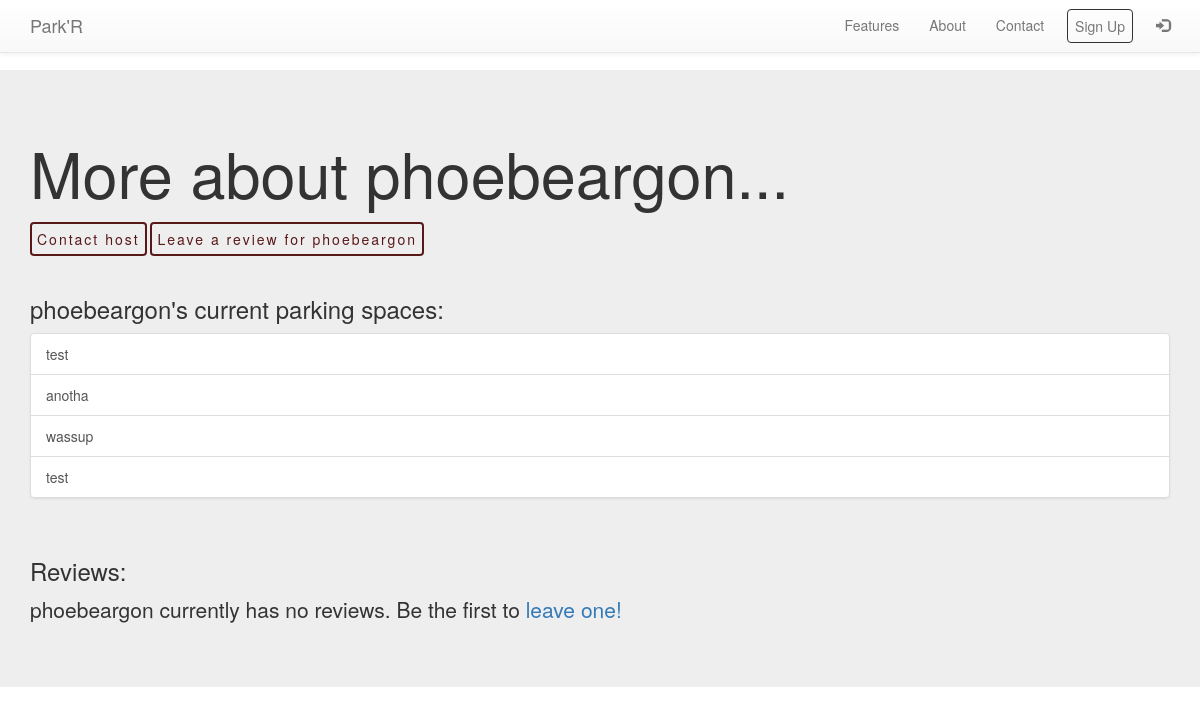
The page /account/show/1/ on the database as committed earlier.
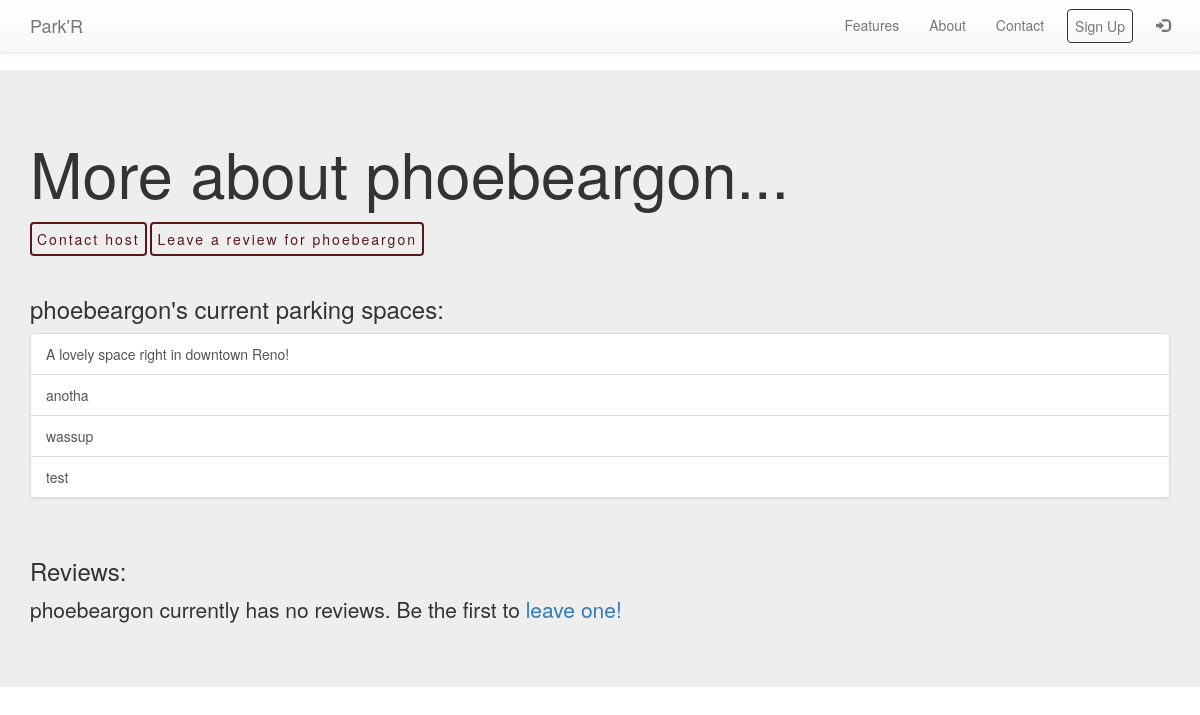
The same page on the database as committed later.
### listing/models.py (models this page shows, shortened)
class ParkingSpace(models.Model):
    class Meta:
        verbose_name = 'Parking Space'
        verbose_name_plural = 'Parking Spaces'
    owner = models.ForeignKey(User, related_name="owner", on_delete=models.CASCADE)
    lat = models.CharField(max_length=300, default="0")
    lng = models.CharField(max_length=300, default="0")
    note = models.CharField(max_length=300)
    timeOpen = models.CharField(max_length=300, default="0")
    timeClose = models.CharField(max_length=300, default="0")
    parkingPrice = models.IntegerField(validators=[MaxValueValidator(100), MinValueValidator(0)])

### account/views.py (the view)
# urls.py: url(r'show/(?P<id>\d+)/$', show, name="user_show"),
def show(request, id):
    showUser = get_object_or_404(User, pk=id)
    spaces = ParkingSpace.objects.filter(owner=showUser)
    reviews = Reviews.objects.filter(reviewed_user=showUser)
    return render(request,
                  "account/show.html",
                  {'owned_spaces': spaces,
                   'showUser': showUser,
                   'reviews':reviews}
                  )

### templates/account/show.html (shortened to what this page needs)
{% extends "base.html" %}
{% block content %}
    <div class="jumbotron">
        <div class="container">
            <h1>More about {{showUser}}...</h1>
            {% if showUser != request.user %}
            <a href="/dialogs/{{showUser}}" class="btn btn-light tbLink">Contact host</a>
            <a href="{% url 'leave_review' id=showUser.id %}" class="btn btn-light tbLink">Leave a review for {{showUser}}</a><br><br>
            {% endif %}
            <h3>{{showUser}}'s current parking spaces:</h3>
            {% if owned_spaces %}
                <div class="list-group">
                    {% for s in owned_spaces %}
                        <a class="list-group-item"
                           href="{% url 'reservation_info' id=s.id %}">
                            {{ s.note }}
                        </a>
                    {% endfor %}
                </div>
            {% else %}
                <p>{{showUser}} currently has no spaces listed.</p>
            {% endif %}
            <br><h3>Reviews:</h3>
            {% if reviews %}
                <div class="list-group">
                    {% for r in reviews %}
                        <li class="list-group-item">
                            {{ r.review }} <b>This review was left by</b> <a href="{% url 'user_show' id=r.reviewing_user.id %}">{{ r.reviewing_user }}</a>
                        </li>
                    {% endfor %}
                </div>
            {% else %}
                <p>{{showUser}} currently has no reviews. {% if showUser != request.user %} Be the first to <a href="{% url 'leave_review' id=showUser.id %}">leave one! {% endif %}</a></p>
            {% endif %}
        </div>
    </div>
{% endblock %}

Rows that differ between the two databases and show on the page:
changed ParkingSpace: note "test" → "A lovely space right in downtown Reno!"
